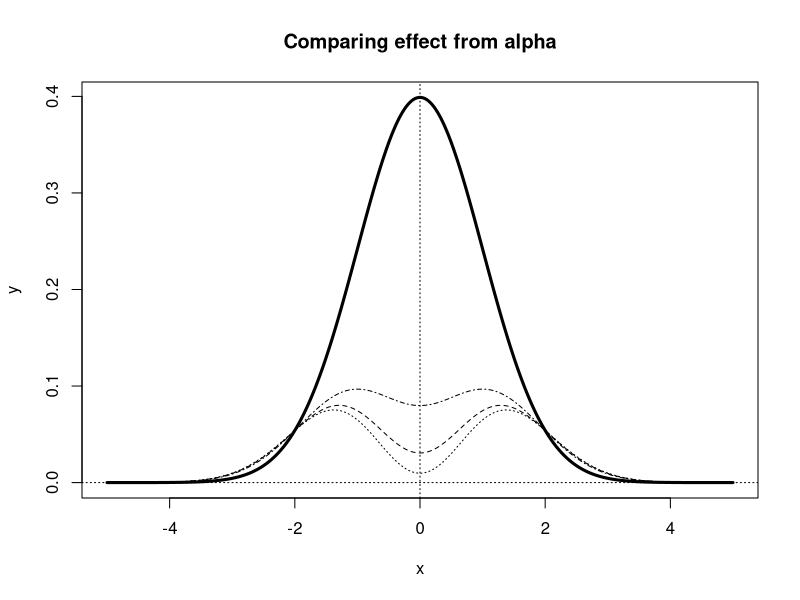
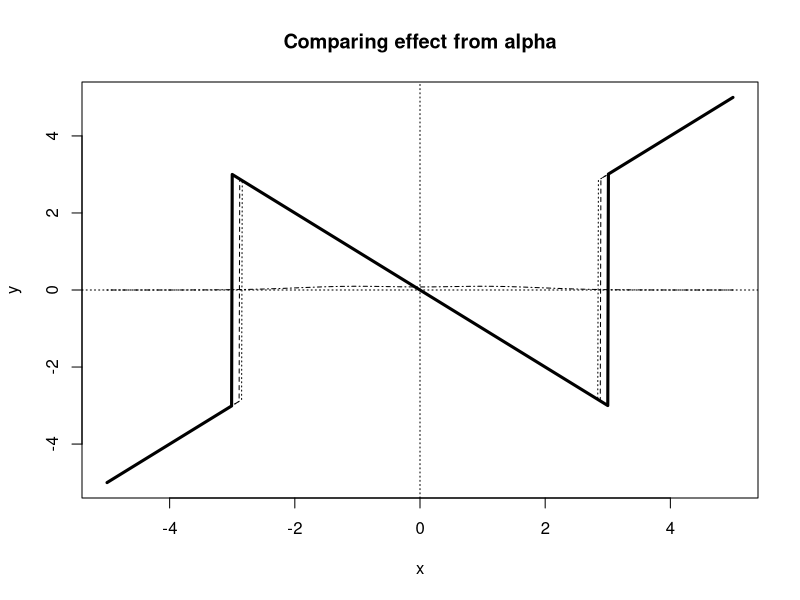
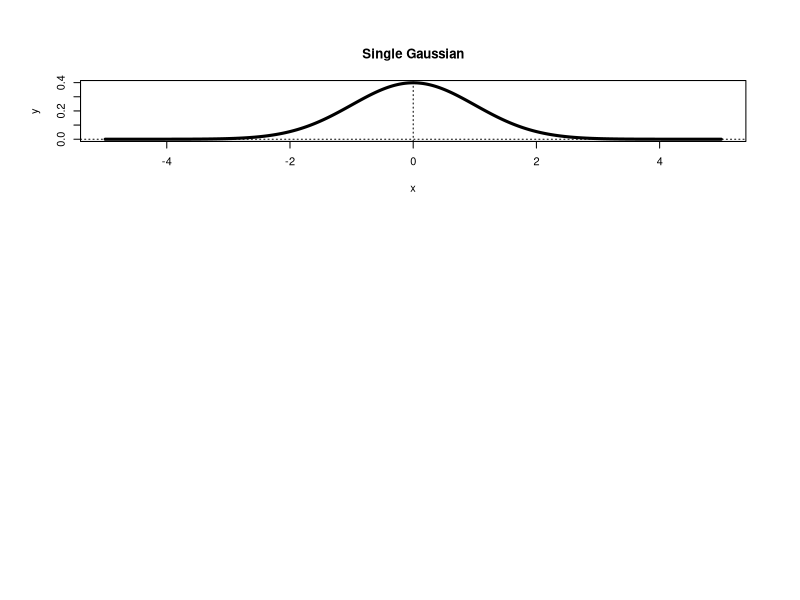

R code for these plots, in order: (Note: this script raises an error after producing the figures.)
setwd("/Users/li11/myGit/FRCompete/BaysianBimod/output/")


# Here P is the same as dnorm (probability density function for normal
# distribution), but other functions could be tried here.
P <- function(x, mean, sd)
{
  variance <- sd^2
  exp(-(x-mean)^2/(2*variance)) / sqrt(2*pi*variance)
}

B <- function (x, f0, alpha, k)
{
  if (f0 == "SN"){
    ((1+alpha*(x^2))/(1+alpha*k))*P(x, 0.0, 1.0)
  }
}

BS <- function (x, f0 , h , lambda, alpha, k = 4)
{
  #if ((f0 == "SN") & ( h = "SN")){
    y = P(x,0.0,1.0)
    w = lambda*(B(x, f0, alpha, k))
    z = c()
    for (i in 1:length(y))
    {
      if (y[i] < w[i]) 
        { z[i] = x[i]} 
      else 
        { z[i]=-x[i]}    
  #}
    }
    z
}

Delta <- 0.01
x <- seq(-5,5, by=Delta)
y1 <-  B(x,"SN",1,4)
y3 <-  B(x,"SN",3,4)
y10 <-  B(x,"SN",10,4)
y0 <-  B(x,"SN",0,4)  #unimodal!!


##### Gaussian
plot(x,y0, type="l", lwd=3,
     main="Comparing effect from alpha",
     xlab="x", ylab="y")
abline(h=0, v=0, lty="dotted")

lines (x, y3, type = "l", lty="dashed")
lines (x, y10, type = "l", lty ="dotted")
lines(x, y1, type="l", lty="dotdash")



z1 = BS(x, "SN", "SN", 0.5, 1)
z3 = BS(x, "SN", "SN", 0.5, 3)
z10 = BS(x, "SN", "SN", 0.5, 10)

##### Gaussian
plot(x,z1, type="l", lwd=3,
     main="Comparing effect from alpha",
     xlab="x", ylab="y")
abline(h=0, v=0, lty="dotted")

lines (x, z3, type = "l", lty="dashed")
lines (x, z10, type = "l", lty ="dotted")

lines(x, y1, type="l", lty="dotdash")


##======Code from Stower Institutes===================================
# integrate(P, -1, 1, mean=0, sd=1) is same as integrate(dnorm, -1, 1, mean=0, sd=1)
# integrate(P,-5,5, mean=0, sd=1)   # should be close to 1.0

# Find "peaks" in array.
# R equivalent of Splus peaks() function.
# http://finzi.psych.upenn.edu/R/Rhelp02a/archive/33097.html
# (see efg's posting to R-Help on 8 Feb 2007 about problem with ties.)
#
# peaks(c(1,4,4,1,6,1,5,1,1),3)
# [1] FALSE FALSE  TRUE FALSE  TRUE FALSE  TRUE

peaks <- function(series,span=3)
{
  z <- embed(series, span)
  s <- span%/%2
  v <- max.col(z, "first") == 1 + s   # take first if a tie
  result <- c(rep(FALSE,s),v)
  result <- result[1:(length(result)-s)]
  result
}


# First derivative.  Adjust x values to be center of interval.
# Spacing of x-points need not be uniform
Deriv1 <- function(x,y)
{
  y.prime <- diff(y) / diff(x)
  x.prime <- x[-length(x)] + diff(x)/2
  list(x = x.prime,
       y = y.prime)
}

# "Centered" 2nd-derivative. Spacing of x-points assumed to be uniform.
Deriv2 <- function(x,y)
{
  h <- x[2] - x[1]
  Range <- 2:(length(x)-1)  # Drop first and last points
  list(x = x[Range],
       y = (y[Range+1] - 2*y[Range] + y[Range-1]) / h^2)
}


# Setup test Gaussian with mean 0.0 and standard deviation 1.0
Delta <- 0.01
x <- seq(-5,5, by=Delta)
y <- P(x, 0.0, 1.0)

par(mfrow=c(3,1), oma=c(2,2,2,2))

##### Gaussian
plot(x,y, type="l", lwd=3,
     main="Single Gaussian",
     xlab="x", ylab="y")
abline(h=0, v=0, lty="dotted")


##### Gaussian
plot(x,Z, type="l", lwd=3,
     main="Single Gaussian",
     xlab="x", ylab="z")
abline(h=0, v=0, lty="dotted")
##### 1st Derivative
# According to Abramowitz & Stegun, inflection points are at +/- sigma.
derivative1 <- Deriv1(x,y)

plot(derivative1$x,derivative1$y, type="l",
     main="1st Derivative", xlab="x", ylab="y'")
abline(h=0, v=0, lty="dotted")

peaks.Deriv1   <- peaks( derivative1$y, span=3)
valleys.Deriv1 <- peaks(-derivative1$y, span=3)

points( derivative1$x[peaks.Deriv1], derivative1$y[peaks.Deriv1],
        pch=19, col="red")
points( derivative1$x[valleys.Deriv1], derivative1$y[valleys.Deriv1],
        pch=19, col="blue")

# Approximate location of peak and valley
derivative1$x[peaks.Deriv1]
derivative1$x[valleys.Deriv1]

s.approx <- (derivative1$x[valleys.Deriv1][1] - derivative1$x[peaks.Deriv1][1])/2
s.approx

#### 2nd Derivative
derivative2 <- Deriv2(x,y)

plot(derivative2$x,derivative2$y, type="l",
     main="2nd Derivative", xlab="x", ylab="y''")
abline(h=0, v=0, lty="dotted")

peaks.Deriv2   <- peaks( derivative2$y, span=3)
valleys.Deriv2 <- peaks(-derivative2$y, span=3)

points( derivative2$x[peaks.Deriv2], derivative2$y[peaks.Deriv2],
        pch=19, col="red")
points( derivative2$x[valleys.Deriv2], derivative2$y[valleys.Deriv2],
        pch=19, col="blue")

# Approximate location of mean of normal distribution:
derivative2$x[valleys.Deriv2]
derivative2$y[valleys.Deriv2]

mu.approx <-  derivative2$x[valleys.Deriv2]
mu.approx

# Peaks
derivative2$x[peaks.Deriv2]
derivative2$y[peaks.Deriv2]

mtext("U:/efg/lab/R/2006/MixturesOfDistributions/SingleGaussian.R",
      BOTTOM<-1, cex=0.8, adj=0.0, outer=TRUE)

# Fit distribution
# STUPID package:  cannot solve "exact case" without error.
# MUST have noise in data.
#fit1 <- nls(y ~ (a/b)*exp(-(x-c)^2/(2*b^2)),
#  start=list(a=1/sqrt(2*pi*s.approx^2), b=s.approx, c=mu.approx),
#  trace=TRUE)

# add small random noise (in general, how much noise is "enough"?)
set.seed(17)
y <- y + rnorm(length(y), 1E-3, 1E-4)
fit2 <- nls(y ~ (a/b)*exp(-(x-c)^2/(2*b^2)),
            start=list(a=1/sqrt(2*pi*s.approx^2), b=s.approx, c=mu.approx),
            control=nls.control(tol=1E-5, minFactor=1/1024),
            trace=TRUE)
fit2

1/sqrt(2*pi)


# Crude approximations
#derivative3 <- Deriv2(derivative1$x, derivative1$y)
#plot(derivative3$x,derivative3$y, type="l",
#  main="3rd Derivative", xlab="x", ylab="y''")
#abline(h=0, v=0, lty="dotted")
#
#derivative4 <- Deriv2(derivative2$x, derivative2$y)
#plot(derivative4$x,derivative4$y, type="l",
#  main="4th Derivative", xlab="x", ylab="y''")
#abline(h=0, v=0, lty="dotted")

dev.off()